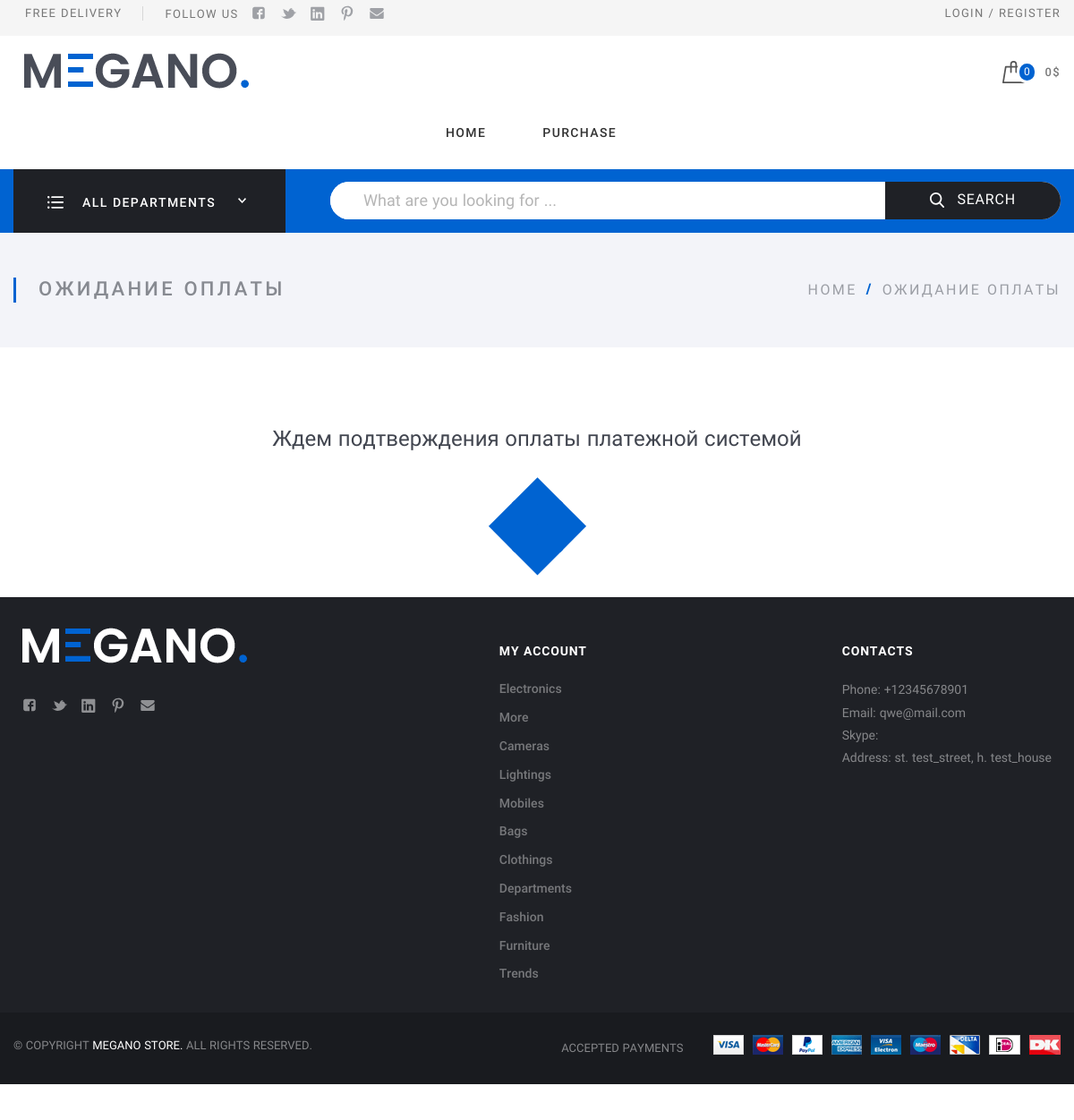
The app's page /pay/85/ (signed in) with its own data.
### app_shop/models.py (models this page shows, shortened)
class CategoryMPTT(utility.StrMixin, MPTTModel):
    title = models.CharField(max_length=150, unique=True, verbose_name=_('title'))
    slug = models.SlugField(blank=True, verbose_name=_('slug'))
    parent = TreeForeignKey('self', on_delete=models.CASCADE, null=True, blank=True, related_name='children')
    image = models.FileField(upload_to=tools.get_path_category, blank=True, null=True, default='app_shop/categories/Electronics_gpKEGby.svg', verbose_name=_('image'))
    class MPTTMeta:
        order_insertion_by = ('title', )

### app_profile/models.py (models this page shows, shortened)
class Profile(models.Model):
    user = models.OneToOneField(User, on_delete=models.CASCADE, verbose_name=_('user'))
    balance = models.DecimalField(max_digits=6, decimal_places=2, default=0, verbose_name=_('balance'))
    avatar = models.ImageField(upload_to=tools.get_path ,blank=True, null=True, validators=[validators.validate_image, ], verbose_name=_('avatar'))
    telephon_number = models.CharField(max_length=12, unique=True, blank=True, validators=(validators.phone_number_validator, ), verbose_name=_('telephon number'))
    city = models.CharField(max_length=100, blank=True, verbose_name=_('city'))
    address = models.CharField(max_length=150, blank=True, verbose_name=_('address'))
    card = models.CharField(max_length=8, blank=True, validators=[validate_card_even, validate_card_length], verbose_name=_('card'))

### app_shop/views.py (the view, shortened to what this page needs)
# urls.py: path('pay/<int:order_pk>/', views.PayOrder.as_view(), name='pay'),
class PayOrder(LoginRequiredMixin, utility.CategoryContextMixin, utility.BasketContextMixin, utility.View):
    template_name = 'app_shop/progress_payment.html'

### app_shop/templatetags/get_admin_data.py (called while the page is built)
@register.simple_tag
def get_admin_data():
    admin = Profile.objects.select_related('user').filter(user__is_staff=True).first()
    return admin

### app_shop/templatetags/total_price.py (called while the page is built)
@register.filter(name='total_price')
def total_price(values):
    total_price = 0
    try:
        for value, count in values.items():
            total_price += value.price * int(count)
    except AttributeError:
        pass
    return total_price

### app_shop/utility.py (called while the page is built)
    def get_context_data(self, **kwargs):
        context = super().get_context_data(**kwargs)
        context['basket'] = cache.get('basket', dict())
        return context

    def get_context_data(self, **kwargs):
        context = super().get_context_data(**kwargs)
        context['categories'] = models.CategoryMPTT.objects.annotate(Min('product__price')).annotate(Max('product__views'))
        return context

    def get_context_data(self, *args, **kwargs):
        return dict()

    def get(self, request, *args, **kwargs):
        return render(request, self.template_name, self.get_context_data(**kwargs))

### app_shop/templates/app_shop/progress_payment.html
{% extends 'app_shop/app_shop_base.html' %}
{% block main %}
<div class="Middle Middle_top">
    {% with title='Ожидание оплаты' span='Ожидание оплаты'  %}
			{% include 'inc/header/_middle.html' %}
		{% endwith %}
    <div class="Section">
      <div class="wrap">
        <div class="ProgressPayment">
          <div class="ProgressPayment-title">Ждем подтверждения оплаты платежной системой
          </div>
          <div class="ProgressPayment-icon">
            <div class="cssload-thecube">
              <div class="cssload-cube cssload-c1"></div>
              <div class="cssload-cube cssload-c2"></div>
              <div class="cssload-cube cssload-c4"></div>
              <div class="cssload-cube cssload-c3"></div>
            </div>
          </div>
        </div>
      </div>
    </div>
{% endblock  %}

### templates/inc/footer/_my_account.html
<div class="row-block">
	<strong class="Footer-title">My Account</strong>
	<ul class="menu menu_vt Footer-menu">
    {% for category in categories %}
    <li class="menu-item">
			<a class="menu-link" href="{% url 'category' category.slug %}">{{category.title}}</a>
		</li>
    {% endfor %}
</div>

### templates/inc/footer/_contacts.html
{% load get_admin_data %}
{% get_admin_data as admin %}
<div class="row-block">
<strong class="Footer-title">Contacts</strong>
<p>
    Phone: {{admin.telephon_number}}
    <br>
    Email: {{admin.user.email}}
    <br>
    Skype:
    <br>
    Address: {{admin.address}}
</p>
</div>

### project/static/assets/css/basic.css (style rules this page uses)
html { font-family: sans-serif; -ms-text-size-adjust: 100%; -webkit-text-size-adjust: 100%; }
body { margin: 0; }
a { background-color: transparent; -webkit-text-decoration-skip: objects; }
b, strong { font-weight: inherit; }
b, strong { font-weight: bolder; }
.menu { width: 100%; position: relative; line-height: 1.2em; margin: 0; padding: 0; display: block; font-weight: bold; }
.menu:before, .menu:after { content: ""; display: table; }
.menu:after { clear: both; }
.menu ul, .menu li { list-style: none; padding: 0; margin: 0; }
.menu ul:after, .menu li:after { display: none; }
.menu_vt { visibility: visible; }
.menu_vt .menu-item { display: block; font-weight: 800; font-size: 14px; line-height: 1.2em; }
.menu_vt .menu-item + .menu-item { margin-top: 10px; }
.menu_vt .menu-link { color: #424650; border: none; position: relative; display: inline-block; padding-left: 0px; padding-right: 0px; padding-bottom: 5px; }
.menu_vt .menu-link:after { content: ''; height: 2px; left: 50%; bottom: 0; right: 50%; background: #0063d1; z-index: -1; position: absolute; transition: left 400ms cubic-bezier(0.215, 0.61, 0.355, 1), right 400ms cubic-bezier(0.215, 0.61, 0.355, 1); }
.row-block { display: block; flex-grow: 0; width: 100%; }
.row-block + .row-block { margin-left: 2rem; }
html { height: 100%; width: 100%; display: block; font-family: Roboto, Verdana, Arial, "Helvetica CY", Helvetica, "Nimbus Sans L", sans-serif; }
body { min-height: 100%; font-size: 16px; color: #424650; line-height: 1.3em; text-align: left; position: relative; min-width: 320px; background: #fff; display: flex; flex-direction: column; }
* { box-sizing: border-box; }
a { text-decoration: none; color: #0063d1; border-bottom: 1px solid #84beff; border-bottom: 1px solid rgba(0,99,209,0); padding-bottom: 0; cursor: pointer; }
p { margin: 0; margin-bottom: 20px; }
p:last-child { margin-bottom: 0; }
ul { margin: 20px 0; padding: 0 0 0 8px; list-style: none; line-height: 1.5em; }
ul li { position: relative; list-style: none; }
ul li:after { content: ' '; width: 4px; height: 4px; position: absolute; top: 10px; left: -8px; border-radius: 10px; }
.wrap { padding: 0 15px; max-width: 1630px; min-width: 320px; width: 100%; box-sizing: border-box; margin: 0 auto; position: relative; }

### records on screen
CategoryMPTT: title "Electronics"
CategoryMPTT: title "More"
CategoryMPTT: title "Cameras"
CategoryMPTT: title "Lightings"
CategoryMPTT: title "Mobiles"
CategoryMPTT: title "Bags"
CategoryMPTT: title "Clothings"
CategoryMPTT: title "Departments"
CategoryMPTT: title "Fashion"
CategoryMPTT: title "Furniture"
CategoryMPTT: title "Trends"
Profile: telephon_number "+12345678901", user.email "qwe@mail.com", address "st. test_street, h. test_house"

### other values on screen
{{ basket|length }} "0"
{{ basket|total_price }} "0"
{{ title }} "ОЖИДАНИЕ ОПЛАТЫ"
{{ span }} "ОЖИДАНИЕ ОПЛАТЫ"
